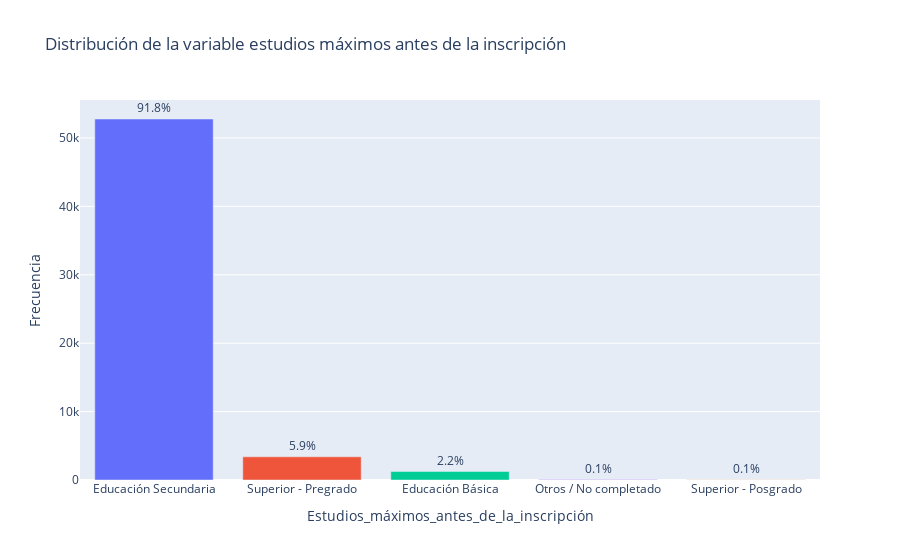

Write notebook code for a chart like this one.
### Code cell
plot_distribution(df, 'Estudios_máximos_antes_de_la_inscripción', 'Distribución de la variable estudios máximos antes de la inscripción')

### Figure 1 — Plotly figure (JSON) as saved in the notebook; plotly's stock layout.template omitted (floating-point values rounded to 4 significant figures)
{"data": [{"hovertemplate": "Estudios_máximos_antes_de_la_inscripción=%{x}<br>Frecuencia=%{y}<br>percentage=%{text}<extra></extra>", "legendgroup": "Educación Secundaria", "marker": {"color": "#636efa", "pattern": {"shape": ""}}, "name": "Educación Secundaria", "orientation": "v", "showlegend": true, "text": [91.8], "textposition": "outside", "texttemplate": "%{text}%", "type": "bar", "x": ["Educación Secundaria"], "xaxis": "x", "y": [52776], "yaxis": "y"}, {"hovertemplate": "Estudios_máximos_antes_de_la_inscripción=%{x}<br>Frecuencia=%{y}<br>percentage=%{text}<extra></extra>", "legendgroup": "Superior - Pregrado", "marker": {"color": "#EF553B", "pattern": {"shape": ""}}, "name": "Superior - Pregrado", "orientation": "v", "showlegend": true, "text": [5.9], "textposition": "outside", "texttemplate": "%{text}%", "type": "bar", "x": ["Superior - Pregrado"], "xaxis": "x", "y": [3389], "yaxis": "y"}, {"hovertemplate": "Estudios_máximos_antes_de_la_inscripción=%{x}<br>Frecuencia=%{y}<br>percentage=%{text}<extra></extra>", "legendgroup": "Educación Básica", "marker": {"color": "#00cc96", "pattern": {"shape": ""}}, "name": "Educación Básica", "orientation": "v", "showlegend": true, "text": [2.2], "textposition": "outside", "texttemplate": "%{text}%", "type": "bar", "x": ["Educación Básica"], "xaxis": "x", "y": [1239], "yaxis": "y"}, {"hovertemplate": "Estudios_máximos_antes_de_la_inscripción=%{x}<br>Frecuencia=%{y}<br>percentage=%{text}<extra></extra>", "legendgroup": "Otros / No completado", "marker": {"color": "#ab63fa", "pattern": {"shape": ""}}, "name": "Otros / No completado", "orientation": "v", "showlegend": true, "text": [0.1], "textposition": "outside", "texttemplate": "%{text}%", "type": "bar", "x": ["Otros / No completado"], "xaxis": "x", "y": [66], "yaxis": "y"}, {"hovertemplate": "Estudios_máximos_antes_de_la_inscripción=%{x}<br>Frecuencia=%{y}<br>percentage=%{text}<extra></extra>", "legendgroup": "Superior - Posgrado", "marker": {"color": "#FFA15A", "pattern": {"shape": ""}}, "name": "Superior - Posgrado", "orientation": "v", "showlegend": true, "text": [0.1], "textposition": "outside", "texttemplate": "%{text}%", "type": "bar", "x": ["Superior - Posgrado"], "xaxis": "x", "y": [40], "yaxis": "y"}], "layout": {"barmode": "relative", "legend": {"title": {"text": "Estudios_máximos_antes_de_la_inscripción"}, "tracegroupgap": 0}, "showlegend": false, "title": {"text": "Distribución de la variable estudios máximos antes de la inscripción"}, "xaxis": {"anchor": "y", "categoryarray": ["Educación Secundaria", "Superior - Pregrado", "Educación Básica", "Otros / No completado", "Superior - Posgrado"], "categoryorder": "array", "domain": [0, 1], "title": {"text": "Estudios_máximos_antes_de_la_inscripción"}}, "yaxis": {"anchor": "x", "domain": [0, 1], "title": {"text": "Frecuencia"}}}}
